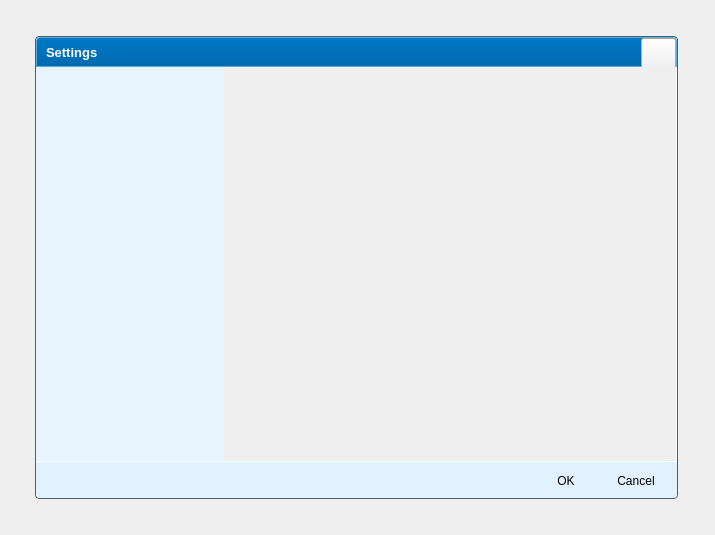
<?xml version="1.0" encoding="UTF-8"?>
<ui version="4.0">
 <class>ns::SettingsDialog</class>
 <widget class="QDialog" name="ns::SettingsDialog">
  <property name="geometry">
   <rect>
    <x>0</x>
    <y>0</y>
    <width>715</width>
    <height>535</height>
   </rect>
  </property>
  <property name="minimumSize">
   <size>
    <width>715</width>
    <height>535</height>
   </size>
  </property>
  <property name="maximumSize">
   <size>
    <width>733</width>
    <height>553</height>
   </size>
  </property>
  <property name="focusPolicy">
   <enum>Qt::WheelFocus</enum>
  </property>
  <property name="windowTitle">
   <string>Settings</string>
  </property>
  <property name="styleSheet">
   <string notr="true">* {
	font-family: Verdana, &quot;宋体&quot;, Arial, Sans-serif, Segoe UI, Tahoma;
}

#widgetOuter {
	border: 1px solid #4D5F6B;
	border-radius: 4px;
}

#widgetInner {
	border: 1px solid #F7FCFF;
	border-radius: 4px;
}

/* css of caption */
#frameCaption {
	background: qlineargradient(x1: 0, y1: 0, x2: 0, y2: 1,stop: 0 #0078c7, stop: 1.0 #016aae);
	border-top: 1px solid #58A8DB;
	border-right: 1px solid #58A8DB;
	border-left: 1px solid #58A8DB;
	border-bottom: 1px solid #58A8DB;
	border-top-left-radius: 4px;
	border-top-right-radius: 4px;
}

#frameCaption #labelTitle {
	font-size: 13px;
	font-weight: bold;
	color: #ffffff;
	padding-left: 6px;
}

#frameCaption #sysPanelContainer {
	border: 0px;
}

#frameCaption #sysPanelContainer #sysPanel {
	border: 0px;
}

#frameCaption #pushButtonClose {
	border-image: url(:/images/ui/caption_close.png);
}

#frameCaption #pushButtonClose:hover {
	border-image: url(:/images/ui/caption_close_hover.png);
}

#frameCaption #pushButtonClose:pressed {
	border-image: url(:/images/ui/caption_close_pressed.png);
}

/* end of css caption */

#widgetButtonContainer {
	background: #E1F1FE;
	border-top: 1px solid #FCFDFF;
	border-bottom-left-radius: 4px;
	border-bottom-right-radius: 4px;
}

#widgetButtonContainer #pushButtonOK {
	border-image: url(:/images/ui/setting_ok.png) 0 3 0 3;
	border-top: 0 transparent;
	border-right: 3 transparent;
	border-bottom: 0 transparent;
	border-left: 3 transparent;
}

#widgetButtonContainer #pushButtonOK:hover {
	border-image: url(:/images/ui/setting_ok_hover.png) 0 3 0 3;
}

#widgetButtonContainer #pushButtonOK:pressed {
	border-image: url(:/images/ui/setting_ok_pressed.png) 0 3 0 3;
}

#widgetButtonContainer #pushButtonCancel {
	border-image: url(:/images/ui/setting_cancel.png) 0 3 0 3;
	border-top: 0 transparent;
	border-right: 3 transparent;
	border-bottom: 0 transparent;
	border-left: 3 transparent;
}

#widgetButtonContainer #pushButtonCancel:hover {
	border-image: url(:/images/ui/setting_cancel_hover.png) 0 3 0 3;
}

#widgetButtonContainer #pushButtonCancel:pressed {
	border-image: url(:/images/ui/setting_cancel_pressed.png) 0 3 0 3;
}

#indexTree {
	border: 0px;
	background: #E7F4FD;
	show-decoration-selected: 1;
	padding: 8px 3px 8px 3px;
}

#indexTree::item {
	margin: 1px;
	border-top-color: transparent;
	border-bottom-color: transparent;
	height: 23px;
}

#indexTree::item:selected {
	background: qlineargradient(x1: 0, y1: 0, x2: 0, y2: 1,stop: 0 #3593e2, stop: 1.0 #2482d1);
	color: #ffffff;
}
</string>
  </property>
  <layout class="QVBoxLayout" name="verticalLayout_6">
   <property name="spacing">
    <number>0</number>
   </property>
   <property name="margin">
    <number>0</number>
   </property>
   <item>
    <widget class="QWidget" name="window" native="true">
     <property name="minimumSize">
      <size>
       <width>715</width>
       <height>535</height>
      </size>
     </property>
     <property name="maximumSize">
      <size>
       <width>715</width>
       <height>535</height>
      </size>
     </property>
     <layout class="QVBoxLayout" name="verticalLayout_7">
      <property name="spacing">
       <number>0</number>
      </property>
      <property name="margin">
       <number>35</number>
      </property>
      <item>
       <widget class="QWidget" name="widgetOuter" native="true">
        <property name="minimumSize">
         <size>
          <width>643</width>
          <height>463</height>
         </size>
        </property>
        <property name="maximumSize">
         <size>
          <width>643</width>
          <height>463</height>
         </size>
        </property>
        <layout class="QVBoxLayout" name="verticalLayout_5">
         <property name="spacing">
          <number>0</number>
         </property>
         <property name="margin">
          <number>1</number>
         </property>
         <item>
          <widget class="QWidget" name="widgetInner" native="true">
           <property name="minimumSize">
            <size>
             <width>0</width>
             <height>461</height>
            </size>
           </property>
           <property name="maximumSize">
            <size>
             <width>16777215</width>
             <height>461</height>
            </size>
           </property>
           <layout class="QVBoxLayout" name="verticalLayout_4">
            <property name="spacing">
             <number>0</number>
            </property>
            <property name="margin">
             <number>0</number>
            </property>
            <item>
             <widget class="QFrame" name="frameCaption">
              <property name="minimumSize">
               <size>
                <width>0</width>
                <height>30</height>
               </size>
              </property>
              <property name="maximumSize">
               <size>
                <width>16777215</width>
                <height>30</height>
               </size>
              </property>
              <property name="frameShape">
               <enum>QFrame::StyledPanel</enum>
              </property>
              <property name="frameShadow">
               <enum>QFrame::Raised</enum>
              </property>
              <layout class="QHBoxLayout" name="horizontalLayout_2">
               <property name="spacing">
                <number>0</number>
               </property>
               <property name="margin">
                <number>0</number>
               </property>
               <item>
                <widget class="QLabel" name="labelTitle">
                 <property name="text">
                  <string>Settings</string>
                 </property>
                </widget>
               </item>
               <item>
                <spacer name="horizontalSpacer">
                 <property name="orientation">
                  <enum>Qt::Horizontal</enum>
                 </property>
                 <property name="sizeHint" stdset="0">
                  <size>
                   <width>68</width>
                   <height>20</height>
                  </size>
                 </property>
                </spacer>
               </item>
               <item>
                <widget class="QFrame" name="sysPanelContainer">
                 <property name="minimumSize">
                  <size>
                   <width>0</width>
                   <height>32</height>
                  </size>
                 </property>
                 <property name="frameShape">
                  <enum>QFrame::StyledPanel</enum>
                 </property>
                 <property name="frameShadow">
                  <enum>QFrame::Raised</enum>
                 </property>
                 <layout class="QVBoxLayout" name="verticalLayout">
                  <property name="spacing">
                   <number>0</number>
                  </property>
                  <property name="margin">
                   <number>0</number>
                  </property>
                  <item>
                   <widget class="QWidget" name="sysPanel" native="true">
                    <layout class="QHBoxLayout" name="horizontalLayout_3">
                     <property name="spacing">
                      <number>2</number>
                     </property>
                     <property name="margin">
                      <number>0</number>
                     </property>
                     <item>
                      <widget class="QPushButton" name="pushButtonClose">
                       <property name="minimumSize">
                        <size>
                         <width>35</width>
                         <height>36</height>
                        </size>
                       </property>
                       <property name="maximumSize">
                        <size>
                         <width>35</width>
                         <height>36</height>
                        </size>
                       </property>
                       <property name="cursor">
                        <cursorShape>PointingHandCursor</cursorShape>
                       </property>
                       <property name="text">
                        <string/>
                       </property>
                       <property name="autoDefault">
                        <bool>false</bool>
                       </property>
                      </widget>
                     </item>
                    </layout>
                   </widget>
                  </item>
                  <item>
                   <spacer name="verticalSpacer">
                    <property name="orientation">
                     <enum>Qt::Vertical</enum>
                    </property>
                    <property name="sizeHint" stdset="0">
                     <size>
                      <width>20</width>
                      <height>9</height>
                     </size>
                    </property>
                   </spacer>
                  </item>
                 </layout>
                </widget>
               </item>
              </layout>
             </widget>
            </item>
            <item>
             <widget class="QWidget" name="widgetBottom" native="true">
              <property name="styleSheet">
               <string notr="true"/>
              </property>
              <layout class="QVBoxLayout" name="verticalLayout_3">
               <property name="spacing">
                <number>0</number>
               </property>
               <property name="margin">
                <number>0</number>
               </property>
               <item>
                <widget class="QWidget" name="widgetMain" native="true">
                 <layout class="QHBoxLayout" name="horizontalLayout_4">
                  <property name="spacing">
                   <number>0</number>
                  </property>
                  <property name="margin">
                   <number>0</number>
                  </property>
                  <item>
                   <widget class="QTreeWidget" name="indexTree">
                    <property name="sizePolicy">
                     <sizepolicy hsizetype="Expanding" vsizetype="Expanding">
                      <horstretch>1</horstretch>
                      <verstretch>0</verstretch>
                     </sizepolicy>
                    </property>
                    <property name="minimumSize">
                     <size>
                      <width>188</width>
                      <height>0</height>
                     </size>
                    </property>
                    <property name="maximumSize">
                     <size>
                      <width>188</width>
                      <height>16777215</height>
                     </size>
                    </property>
                    <property name="focusPolicy">
                     <enum>Qt::NoFocus</enum>
                    </property>
                    <property name="styleSheet">
                     <string notr="true"/>
                    </property>
                    <property name="iconSize">
                     <size>
                      <width>20</width>
                      <height>20</height>
                     </size>
                    </property>
                    <property name="indentation">
                     <number>0</number>
                    </property>
                    <attribute name="headerVisible">
                     <bool>false</bool>
                    </attribute>
                    <attribute name="headerDefaultSectionSize">
                     <number>0</number>
                    </attribute>
                    <column>
                     <property name="text">
                      <string>1</string>
                     </property>
                    </column>
                   </widget>
                  </item>
                  <item>
                   <widget class="QWidget" name="widgetPageContainer" native="true">
                    <property name="minimumSize">
                     <size>
                      <width>453</width>
                      <height>397</height>
                     </size>
                    </property>
                    <property name="maximumSize">
                     <size>
                      <width>453</width>
                      <height>397</height>
                     </size>
                    </property>
                    <layout class="QVBoxLayout" name="verticalLayout_2">
                     <property name="spacing">
                      <number>0</number>
                     </property>
                     <property name="margin">
                      <number>0</number>
                     </property>
                     <item>
                      <widget class="QStackedWidget" name="pages">
                       <property name="currentIndex">
                        <number>4</number>
                       </property>
                       <widget class="ns::SettingsGeneralPage" name="generalPage"/>
                       <widget class="ns::SettingsLanguagePage" name="languagePage"/>
                       <widget class="ns::SettingsHintPage" name="hintPage"/>
                       <widget class="ns::SettingsCallinPage" name="callinPage"/>
                       <widget class="ns::SettingsBlacklistPage" name="blacklistPage"/>
                       <widget class="ns::SettingsUpdatePage" name="updatePage"/>
                      </widget>
                     </item>
                    </layout>
                   </widget>
                  </item>
                 </layout>
                </widget>
               </item>
               <item>
                <widget class="QWidget" name="widgetButtonContainer" native="true">
                 <property name="minimumSize">
                  <size>
                   <width>0</width>
                   <height>37</height>
                  </size>
                 </property>
                 <property name="maximumSize">
                  <size>
                   <width>16777215</width>
                   <height>37</height>
                  </size>
                 </property>
                 <layout class="QHBoxLayout" name="horizontalLayout">
                  <property name="topMargin">
                   <number>9</number>
                  </property>
                  <property name="bottomMargin">
                   <number>9</number>
                  </property>
                  <item>
                   <spacer name="horizontalSpacer_2">
                    <property name="orientation">
                     <enum>Qt::Horizontal</enum>
                    </property>
                    <property name="sizeHint" stdset="0">
                     <size>
                      <width>470</width>
                      <height>20</height>
                     </size>
                    </property>
                   </spacer>
                  </item>
                  <item>
                   <widget class="QPushButton" name="pushButtonOK">
                    <property name="minimumSize">
                     <size>
                      <width>64</width>
                      <height>21</height>
                     </size>
                    </property>
                    <property name="maximumSize">
                     <size>
                      <width>64</width>
                      <height>21</height>
                     </size>
                    </property>
                    <property name="cursor">
                     <cursorShape>PointingHandCursor</cursorShape>
                    </property>
                    <property name="focusPolicy">
                     <enum>Qt::NoFocus</enum>
                    </property>
                    <property name="text">
                     <string>OK</string>
                    </property>
                   </widget>
                  </item>
                  <item>
                   <widget class="QPushButton" name="pushButtonCancel">
                    <property name="minimumSize">
                     <size>
                      <width>64</width>
                      <height>21</height>
                     </size>
                    </property>
                    <property name="maximumSize">
                     <size>
                      <width>64</width>
                      <height>21</height>
                     </size>
                    </property>
                    <property name="cursor">
                     <cursorShape>PointingHandCursor</cursorShape>
                    </property>
                    <property name="focusPolicy">
                     <enum>Qt::NoFocus</enum>
                    </property>
                    <property name="text">
                     <string>Cancel</string>
                    </property>
                   </widget>
                  </item>
                 </layout>
                </widget>
               </item>
              </layout>
             </widget>
            </item>
           </layout>
          </widget>
         </item>
        </layout>
       </widget>
      </item>
     </layout>
    </widget>
   </item>
  </layout>
 </widget>
 <customwidgets>
  <customwidget>
   <class>ns::SettingsGeneralPage</class>
   <extends>QWidget</extends>
   <header>settingsgeneralpage.h</header>
   <container>1</container>
  </customwidget>
  <customwidget>
   <class>ns::SettingsLanguagePage</class>
   <extends>QWidget</extends>
   <header>settingslanguagepage.h</header>
   <container>1</container>
  </customwidget>
  <customwidget>
   <class>ns::SettingsHintPage</class>
   <extends>QWidget</extends>
   <header>settingshintpage.h</header>
   <container>1</container>
  </customwidget>
  <customwidget>
   <class>ns::SettingsCallinPage</class>
   <extends>QWidget</extends>
   <header>settingscallinpage.h</header>
   <container>1</container>
  </customwidget>
  <customwidget>
   <class>ns::SettingsBlacklistPage</class>
   <extends>QWidget</extends>
   <header>settingsblacklistpage.h</header>
   <container>1</container>
  </customwidget>
  <customwidget>
   <class>ns::SettingsUpdatePage</class>
   <extends>QWidget</extends>
   <header>settingsupdatepage.h</header>
   <container>1</container>
  </customwidget>
 </customwidgets>
 <tabstops>
  <tabstop>indexTree</tabstop>
 </tabstops>
 <resources>
  <include location="../translator.qrc"/>
 </resources>
 <connections>
  <connection>
   <sender>pushButtonOK</sender>
   <signal>clicked()</signal>
   <receiver>ns::SettingsDialog</receiver>
   <slot>accept()</slot>
   <hints>
    <hint type="sourcelabel">
     <x>257</x>
     <y>461</y>
    </hint>
    <hint type="destinationlabel">
     <x>399</x>
     <y>375</y>
    </hint>
   </hints>
  </connection>
  <connection>
   <sender>pushButtonCancel</sender>
   <signal>clicked()</signal>
   <receiver>ns::SettingsDialog</receiver>
   <slot>reject()</slot>
   <hints>
    <hint type="sourcelabel">
     <x>357</x>
     <y>461</y>
    </hint>
    <hint type="destinationlabel">
     <x>399</x>
     <y>375</y>
    </hint>
   </hints>
  </connection>
  <connection>
   <sender>pushButtonClose</sender>
   <signal>clicked()</signal>
   <receiver>ns::SettingsDialog</receiver>
   <slot>reject()</slot>
   <hints>
    <hint type="sourcelabel">
     <x>662</x>
     <y>15</y>
    </hint>
    <hint type="destinationlabel">
     <x>340</x>
     <y>240</y>
    </hint>
   </hints>
  </connection>
 </connections>
</ui>
